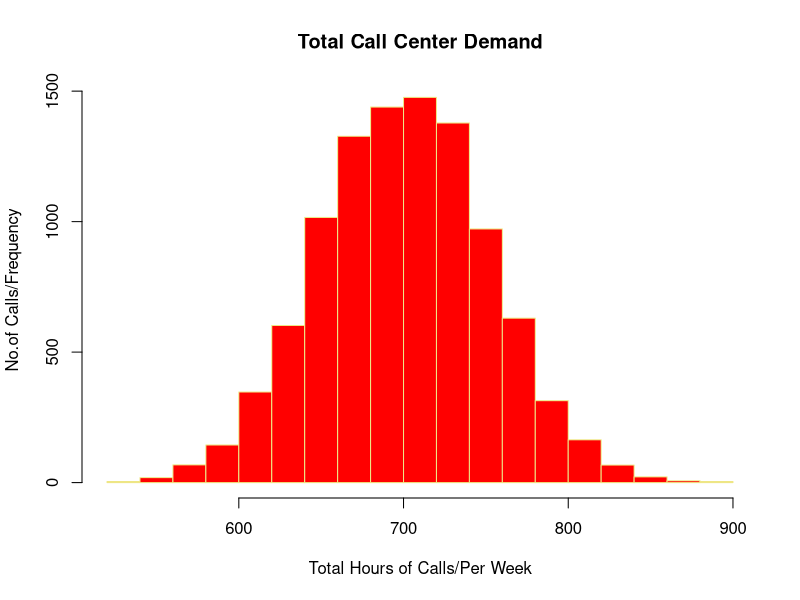
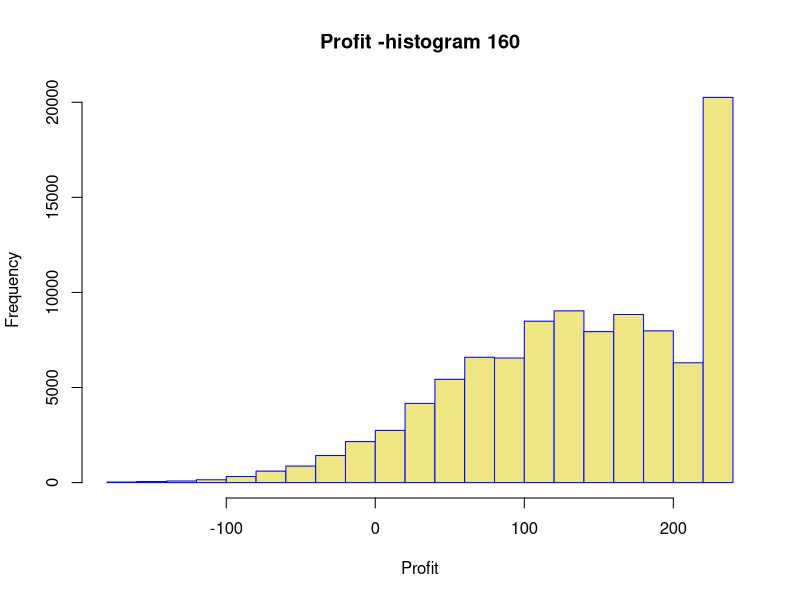

Reproduce these figures in R, in order.
set.seed(97)
n<- 10000

#normally distributing the travel sites
sa <-  rnorm(n,mean = 200,sd = 20)
sb <-  rnorm(n,mean = 50,sd = 10)
sc <-  rnorm(n,mean = 100,sd = 15)
sd <-  rnorm(n,mean = 150,sd = 30)
se <-  rnorm(n,mean = 100,sd = 30)
sf <-  rnorm(n,mean = 100,sd = 10)

total_call_centre <- (sa+sb+sc+sd+se+sf)
mean(total_call_centre)
sd(total_call_centre)


#question 1 part 2

hist(total_call_centre, col = "red",border = "khaki2" ,
     main = ("Total Call Center Demand"), 
     xlab = ("Total Hours of Calls/Per Week"), 
     ylab = ("No.of Calls/Frequency"))


#Question2
set.seed(97)
n <-100000
batterylife <- rnorm(100000,mean=84,sd=24)

batterymin <- pmin(batterylife,60)
View(batterymin)


Phones_less_than_5_years <- sum(batterymin<60)
View(Phones_less_than_5_years)

Total_battery_fall <- sum(60-batterymin)
View(Total_battery_fall)

replacment_cost<- ((10*Phones_less_than_5_years)+(Total_battery_fall*1.5))

replacment_cost/n

(Phones_less_than_5_years/n)*100

replacment_cost/Phones_less_than_5_years


#Question3

set.seed(97)
n<-100000 
cup_demand <- round(rnorm(100000, mean=125 , sd= 35))
View(cup_demand)

#expected_demand <- c(75, 100, 120, 140, 160,180 )

expected_demand<- sum(cup_demand=100)
View(expected_demand)

total_profit_75<-(expected_demand*2.75-expected_demand*0.65-100)
View(total_profit_75)



#Question3

set.seed(97)
n <- 100000


cups <- as.integer(abs
                      (rnorm(n,mean = 125, sd = 35)))



cost_cup <- (0.5+0.15)
cup_profit <- (2.75 - cost_cup)
rent <- (100)


sell_75 <- pmin(cups,75)

T_75 <- ((sell_75*cup_profit)-(rent))

L_75 <- ((75-sell_75)*0.5)

NP_75 <- sum((T_75-L_75)/n)



SL100 <- pmin(cups,100)
TR100 <- ((SL100*cup_profit)-(rent))
LS100 <- ((100-SL100)*0.5)
NP100 <- sum((TR100-LS100)/n)

SL120 <- pmin(cups,120)
TR120<- ((SL120*cup_profit)-(rent))
LS120<- ((120-SL120)*0.5)
NP120 <- sum((TR120-LS120)/n)


SL140 <- pmin(cups,140)
TR140<- ((SL140*cup_profit)-(rent))
LS140 <- ((140-SL140)*0.5)
NP140 <- sum((TR140-LS140)/n)

SL160<- pmin(cups,160)
TR160<- ((SL160*cup_profit)-(rent))
LS160 <- ((160-SL160)*0.5)
NP160 <- sum((TR160-LS160)/n)


SM180 <- pmin(cups,180)
TR180 <- ((SM180*cup_profit)-(rent))
LS180 <- ((180-SM180)*0.5)
NP180 <- sum((TR180-LS180)/n)


profit_calc <- data.frame(Cups_Per_Day= c('75','100','120','140','160','180'),
                           Profit_Per_Day = c(NP_75, NP100,
                                              NP120,NP140,
                                              NP160,NP180))
View(profit_calc)


Net_profit <- (TR160-LS160)
his <- hist(Net_profit,
                  freq = TRUE, 
                  col = "Khaki2",border = "blue" ,
                  main = ("Profit -histogram 160"), 
                  xlab = ("Profit"), 
                  ylab = ("Frequency"),
                  axes = TRUE)



